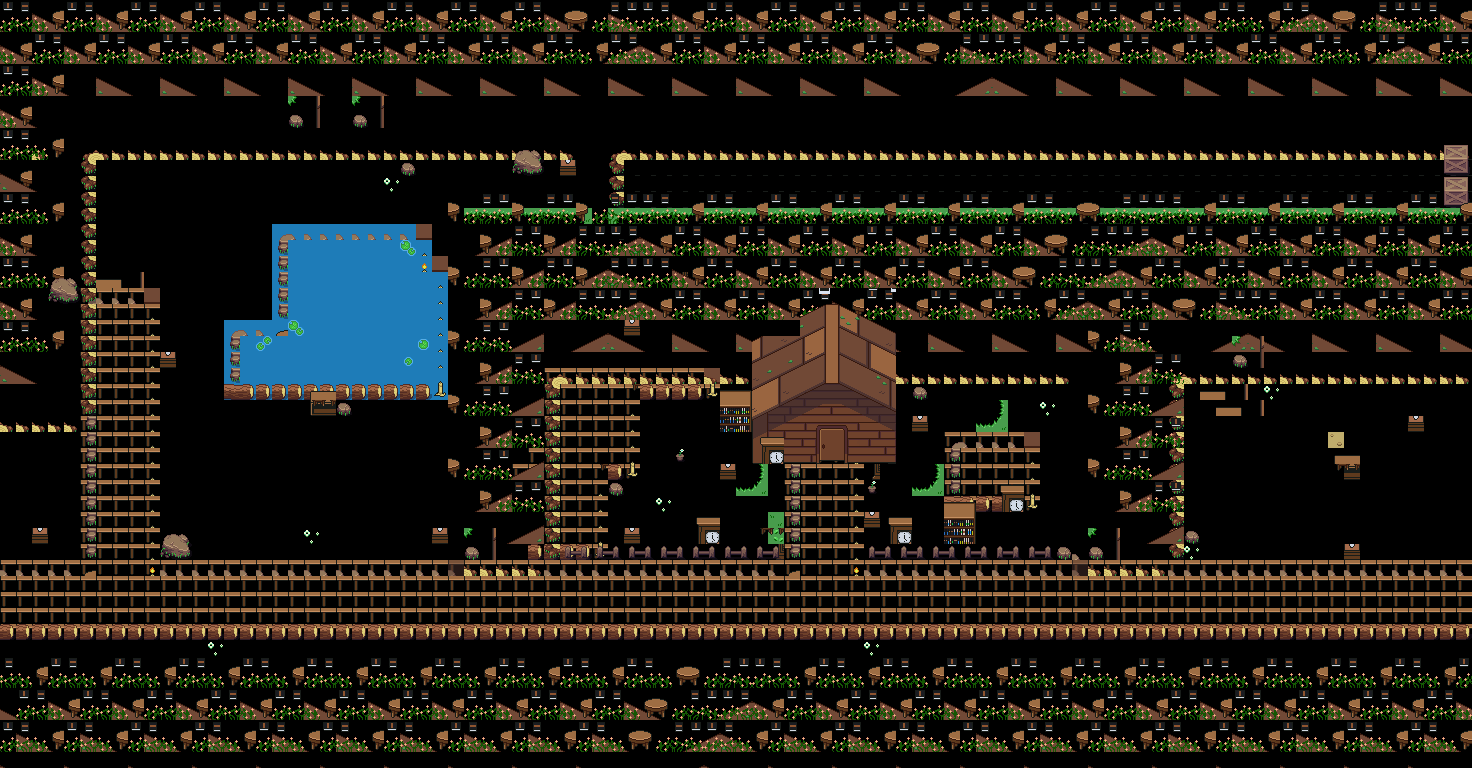

Rendered tile map (Tiled .tmx) drawn with the repository's tilesets; below, a short description and the map source with its tile grids summarised:
An orthogonal 92x48 tile map with 16x16 px tiles, 19 tile layers (Tile Layer 1, alan, air, Tile Layer 3, ...), 2 tilesets and 140 objects.

<map version="1.5" tiledversion="1.7.2" orientation="orthogonal" renderorder="right-down" width="92" height="48" tilewidth="16" tileheight="16" infinite="0" nextlayerid="25" nextobjectid="246">
 <tileset firstgid="1" source="obyek.tsx" />
 <tileset firstgid="289" source="Overworld.tsx" />
 <layer id="1" name="Tile Layer 1" width="92" height="48">
  <data>[4416 cells, 4416 non-empty, 2 distinct tile ids]</data>
 </layer>
 <layer id="2" name="alan" width="92" height="48">
  <data>[4416 cells, 963 non-empty, 2 distinct tile ids]</data>
 </layer>
 <layer id="21" name="air" width="92" height="48">
  <data>[4416 cells, 134 non-empty, 1 distinct tile ids]</data>
 </layer>
 <layer id="17" name="Tile Layer 3" width="92" height="48">
  <data>[4416 cells, 308 non-empty, 13 distinct tile ids]</data>
 </layer>
 <layer id="8" name="Tile Layer 8" width="92" height="48">
  <data>[4416 cells, 2474 non-empty, 17 distinct tile ids]</data>
 </layer>
 <layer id="19" name="air" width="92" height="48">
  <data>[4416 cells, 13 non-empty, 8 distinct tile ids]</data>
 </layer>
 <layer id="9" name="pohon4" width="92" height="48">
  <data>[4416 cells, 258 non-empty, 18 distinct tile ids]</data>
 </layer>
 <layer id="5" name="pohon1" width="92" height="48">
  <data>[4416 cells, 800 non-empty, 16 distinct tile ids]</data>
 </layer>
 <layer id="6" name="pohon2" width="92" height="48">
  <data>[4416 cells, 988 non-empty, 16 distinct tile ids]</data>
 </layer>
 <layer id="7" name="pohon3" width="92" height="48">
  <data>[4416 cells, 892 non-empty, 16 distinct tile ids]</data>
 </layer>
 <layer id="23" name="Tile Layer 18" width="92" height="48">
  <data>[4416 cells, 16 non-empty, 16 distinct tile ids]</data>
 </layer>
 <layer id="24" name="Tile Layer 19" width="92" height="48">
  <data>[4416 cells, 8 non-empty, 8 distinct tile ids]</data>
 </layer>
 <layer id="11" name="pohon5" width="92" height="48">
  <data>[4416 cells, 40 non-empty, 16 distinct tile ids]</data>
 </layer>
 <layer id="12" name="pohon6" width="92" height="48">
  <data>[4416 cells, 48 non-empty, 16 distinct tile ids]</data>
 </layer>
 <layer id="13" name="pohon7" width="92" height="48">
  <data>[4416 cells, 40 non-empty, 16 distinct tile ids]</data>
 </layer>
 <layer id="14" name="pohon8" width="92" height="48">
  <data>[4416 cells, 48 non-empty, 16 distinct tile ids]</data>
 </layer>
 <layer id="16" name="pohon9" width="92" height="48">
  <data>[4416 cells, 60 non-empty, 20 distinct tile ids]</data>
 </layer>
 <layer id="4" name="rumah" width="92" height="48">
  <data>[4416 cells, 147 non-empty, 112 distinct tile ids]</data>
 </layer>
 <layer id="10" name="bunga" width="92" height="48">
  <data>[4416 cells, 117 non-empty, 43 distinct tile ids]</data>
 </layer>
 <objectgroup id="18" name="rumah">
  <object id="13" x="516" y="213.091">
   <polygon points="0,0 -3.45455,-2.36364 -1.09091,-9.81818 3.09091,-13.8182 6.90909,-15.6364 10.7273,-17.4545 19.2727,-20.7273 35.0909,-20.9091 39.2727,-19.2727 46.7273,-16.7273 47.0909,-16.7273 47.8182,-17.0909 56.5455,-10 59.6364,1.81818 59.2727,8.18182 60.7273,2.54545 63.6364,-0.363636 59.8182,-2.36364 62.9091,-9.81818 66.9091,-14.5455 83.0909,-21.2727 100.909,-21.0909 110.909,-17.6364 120.182,-10.5455 121.091,-9.81818 124.182,3.63636 124,7.27273 118.182,12.9091 87.4545,18.1818 48.9091,19.6364 17.0909,29.8182 15.6364,30 14.1818,28.1818 10.7273,28.1818 8.18182,26.5455 5.81818,23.6364 2.90909,18.5455 0,18.9091 -4.54545,12.3636 -4.90909,3.81818" />
  </object>
  <object id="17" x="644" y="212.909">
   <polygon points="-3.45455,0.181818 -3.45455,-2.36364 -1.09091,-9.81818 3.09091,-13.8182 6.90909,-15.6364 10.7273,-17.4545 19.2727,-20.7273 35.0909,-20.9091 39.2727,-19.2727 46.7273,-16.7273 47.0909,-16.7273 47.8182,-17.0909 56.5455,-10 59.6364,1.81818 59.2727,8.18182 60.7273,2.54545 60,0.363637 59.8182,-2.36364 62.9091,-9.81818 66.9091,-14.5455 83.0909,-21.2727 100.909,-21.0909 110.909,-17.6364 120.182,-10.5455 121.091,-9.81818 124.182,3.63636 124,7.27273 118.182,12.9091 87.4545,18.1818 48.9091,19.6364 17.0909,29.8182 15.6364,30 14.1818,28.1818 10.7273,28.1818 8.18182,26.5455 5.81818,23.6364 2.90909,18.5455 0,18.9091 -4.54545,12.3636 -4.90909,3.81818" />
  </object>
  <object id="18" x="484.364" y="308.545">
   <polygon points="0,0 -3.45455,-2.36364 -1.09091,-9.81818 3.09091,-13.8182 6.90909,-15.6364 10.7273,-17.4545 19.2727,-20.7273 35.0909,-20.9091 39.2727,-19.2727 46.7273,-16.7273 47.0909,-16.7273 47.8182,-17.0909 56.5455,-10 59.2728,-3.09091 58.7273,18.3636 53.6364,20 49.9999,23.0909 48.3635,27.4545 42.0002,31.2727 39.6365,32.9091 33.8184,32.9091 32.7273,39.0909 39.2729,43.0909 29.0909,43.0909 24.1818,30.9091 17.0909,29.8182 15.6364,30 14.1818,28.1818 10.7273,28.1818 8.18182,26.5455 5.81818,23.6364 2.90909,18.5455 0,18.9091 -4.54545,12.3636 -4.90909,3.81818" />
  </object>
  <object id="19" x="452.545" y="341.273">
   <polygon points="-0.727273,0.363636 -3.09091,-3.63637 -1.45455,-9.45454 2.36364,-13.8182 4.72727,-15.6364 10.7273,-17.4545 19.2727,-20.7273 35.0909,-20.9091 39.2727,-19.2727 46,-18.5455 50.3637,-15.8182 57.8182,-10.5455 59.6364,2.36363 59.4545,10.7273 49.0909,11.2727 42.9091,13.4546 33.8181,17.0909 28.7272,25.2727 27.6365,29.4545 30.5455,32.3636 27.6365,35.4545 27.625,43.0227 8.56836,43.1136 9.29541,39.5 14.3636,40 14.1818,36.3637 16.1819,34.1818 15.8182,30 13.6364,28.5454 8.18182,26.5455 5.81818,23.6364 2.90909,18.5455 0,18.9091 -4.54545,12.3636 -4.54545,3.63636" />
  </object>
  <object id="21" x="452.182" y="405.273">
   <polygon points="-0.727273,0.363636 -3.09091,-3.63637 -1.45455,-9.45454 2.36364,-13.8182 4.72727,-15.6364 10.7273,-17.4545 19.2727,-20.7273 35.0909,-20.9091 39.2727,-19.2727 46,-18.5455 50.3637,-15.8182 57.8182,-10.5455 59.6364,2.36363 59.4545,10.7273 49.0909,11.2727 42.9091,13.4546 33.8181,17.0909 28.7272,25.2727 27.6365,29.4545 30.5455,32.3636 27.6365,35.4545 27.625,43.0227 8.56836,43.1136 9.29541,39.5 14.3636,40 14.1818,36.3637 16.1819,34.1818 15.8182,30 13.6364,28.5454 8.18182,26.5455 5.81818,23.6364 2.90909,18.5455 0,18.9091 -4.54545,12.3636 -4.54545,3.63636" />
  </object>
  <object id="22" x="452.182" y="469.455">
   <polygon points="-0.727273,0.363636 -3.09091,-3.63637 -1.45455,-9.45454 2.36364,-13.8182 4.72727,-15.6364 10.7273,-17.4545 19.2727,-20.7273 35.0909,-20.9091 39.2727,-19.2727 46,-18.5455 50.3637,-15.8182 57.8182,-10.5455 59.6364,2.36363 59.4545,10.7273 49.0909,11.2727 42.9091,13.4546 33.8181,17.0909 28.7272,25.2727 27.6365,29.4545 30.5455,32.3636 27.6365,35.4545 27.625,43.0227 8.56836,43.1136 9.29541,39.5 14.3636,40 14.1818,36.3637 16.1819,34.1818 15.8182,30 13.6364,28.5454 8.18182,26.5455 5.81818,23.6364 2.90909,18.5455 0,18.9091 -4.54545,12.3636 -4.54545,3.63636" />
  </object>
  <object id="23" x="453.091" y="277.273">
   <polygon points="-0.727273,0.363636 -3.09091,-3.63637 -1.45455,-9.45454 2.36364,-13.8182 4.72727,-15.6364 10.7273,-17.4545 19.2727,-20.7273 35.0909,-20.9091 39.2727,-19.2727 46,-18.5455 50.3637,-15.8182 57.8182,-10.5455 59.6364,2.36363 59.4545,10.7273 49.0909,11.2727 42.9091,13.4546 33.8181,17.0909 28.7272,25.2727 27.6365,29.4545 30.5455,32.3636 27.6365,35.4545 27.625,43.0227 8.56836,43.1136 9.29541,39.5 14.3636,40 14.1818,36.3637 16.1819,34.1818 15.8182,30 13.6364,28.5454 8.18182,26.5455 5.81818,23.6364 2.90909,18.5455 0,18.9091 -4.54545,12.3636 -4.54545,3.63636" />
  </object>
  </objectgroup>
</map>
<!-- 133 of 140 objects omitted -->
